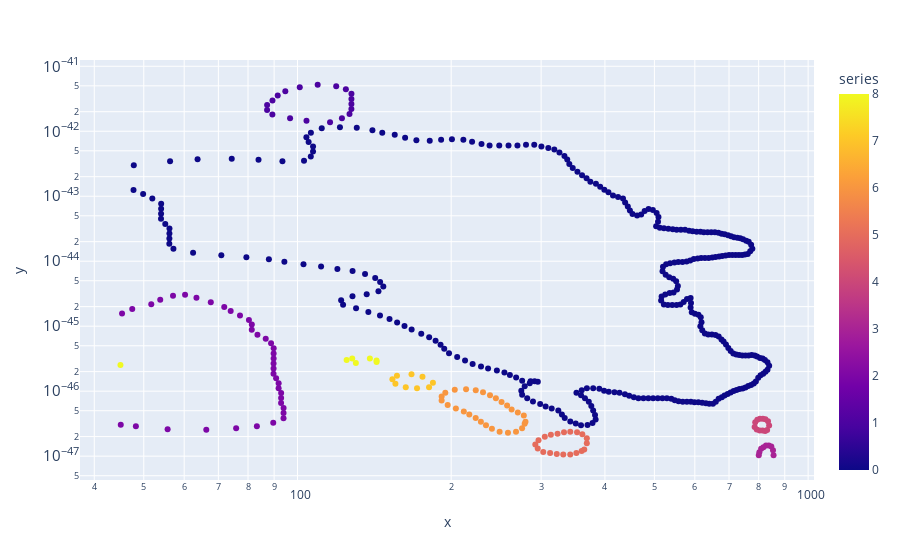

Notebook code cell kept with this figure:
### Code cell
#df_experiment[df_experiment['series']==3]      

df_plot = df_experiment[df_experiment['experiment']==262].copy() 
#df_plot
fig = px.scatter(df_plot, x='x', y='y', color='series')

fig.update_xaxes(type="log")
fig.update_yaxes(type="log")

fig.show()
#new_df = dv_df.data_values.str.split(pat=']', n=- 1, expand=False)
#new_df.iloc[0]

### Figure 1 — Plotly figure (JSON) as saved in the notebook; plotly's stock layout.template omitted (floating-point values rounded to 4 significant figures; data arrays with more than 128 entries replaced by an {"elided": "..."} marker saying what was removed)
{"data": [{"hovertemplate": "x=%{x}<br>y=%{y}<br>series=%{marker.color}<extra></extra>", "legendgroup": "", "marker": {"color": {"elided": "448 int values"}, "coloraxis": "coloraxis", "symbol": "circle"}, "mode": "markers", "name": "", "orientation": "v", "showlegend": false, "type": "scatter", "x": {"elided": "448 str values"}, "xaxis": "x", "y": {"elided": "448 str values"}, "yaxis": "y"}], "layout": {"autosize": true, "coloraxis": {"colorbar": {"title": {"text": "series"}}, "colorscale": [[0, "#0d0887"], [0.1111, "#46039f"], [0.2222, "#7201a8"], [0.3333, "#9c179e"], [0.4444, "#bd3786"], [0.5556, "#d8576b"], [0.6667, "#ed7953"], [0.7778, "#fb9f3a"], [0.8889, "#fdca26"], [1, "#f0f921"]]}, "legend": {"tracegroupgap": 0}, "margin": {"t": 60}, "xaxis": {"anchor": "y", "autorange": true, "domain": [0, 1], "range": [1.575, 3.011], "title": {"text": "x"}, "type": "log"}, "yaxis": {"anchor": "x", "autorange": true, "domain": [0, 1], "range": [-47.43, -40.84], "title": {"text": "y"}, "type": "log"}}}
